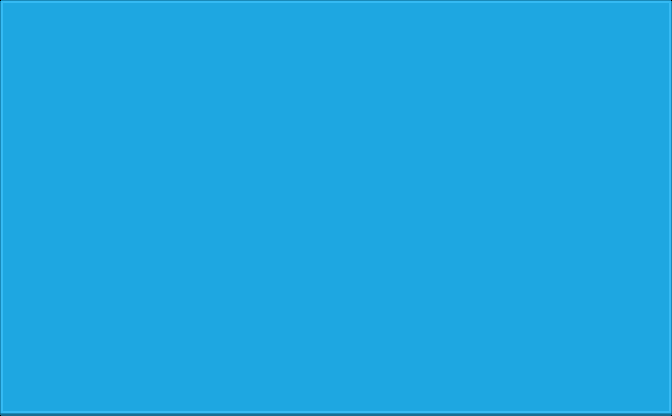

The image is a tile-based game level rendered from a .tmx file. Its description and source (layers, tilesets, objects; grid data summarised) follow:
An orthogonal 42x26 tile map with 16x16 px tiles, 1 tile layer (background), 3 hidden layers not drawn and 14 objects (close, level#0, level#1, level#2, level#3, ...).

<map version="1.5" tiledversion="1.6.0" orientation="orthogonal" renderorder="right-down" width="42" height="26" tilewidth="16" tileheight="16" infinite="0" nextlayerid="15" nextobjectid="26">
 <tileset firstgid="1" name="ui_tilesheet" tilewidth="16" tileheight="16" tilecount="270" columns="30">
  <image source="assets/ui_tilesheet.png" width="480" height="144" />
 </tileset>
 <layer id="3" name="background" width="42" height="26">
  <data>[1092 cells, 1092 non-empty, 9 distinct tile ids]</data>
 </layer>
 <layer id="11" name="levels" width="42" height="26" visible="0">
  <data>[1092 cells, 612 non-empty, 2 distinct tile ids]</data>
 </layer>
 <layer id="12" name="page-number" width="42" height="26" visible="0">
  <data>[1092 cells, 20 non-empty, 1 distinct tile ids]</data>
 </layer>
 <layer id="13" name="test-level" width="42" height="26" visible="0">
  <data>[1092 cells, 160 non-empty, 1 distinct tile ids]</data>
 </layer>
 <objectgroup id="2" name="buttons">
  <object id="10" name="close" x="672" y="0">
   <properties>
    <property name="font-name" value="fonts/Marker Felt.ttf" />
    <property name="font-size" type="float" value="20" />
    <property name="src-disabled" value="" />
    <property name="src-normal" value="ui/assets/red_cross.png" />
    <property name="src-pressed" value="" />
    <property name="title" value="" />
   </properties>
   <point />
  </object>
  <object id="11" name="level#0" x="112" y="144">
   <properties>
    <property name="font-name" value="fonts/Marker Felt.ttf" />
    <property name="font-size" type="float" value="20" />
    <property name="src-disabled" value="" />
    <property name="src-normal" value="ui/assets/button_level.png" />
    <property name="src-pressed" value="" />
    <property name="title" value="1" />
   </properties>
   <point />
  </object>
  <object id="12" name="level#1" x="224" y="144">
   <properties>
    <property name="font-name" value="fonts/Marker Felt.ttf" />
    <property name="font-size" type="float" value="20" />
    <property name="src-disabled" value="" />
    <property name="src-normal" value="ui/assets/button_level.png" />
    <property name="src-pressed" value="" />
    <property name="title" value="2" />
   </properties>
   <point />
  </object>
  <object id="13" name="level#2" x="336" y="144">
   <properties>
    <property name="font-name" value="fonts/Marker Felt.ttf" />
    <property name="font-size" type="float" value="20" />
    <property name="src-disabled" value="" />
    <property name="src-normal" value="ui/assets/button_level.png" />
    <property name="src-pressed" value="" />
    <property name="title" value="3" />
   </properties>
   <point />
  </object>
  <object id="14" name="level#3" x="448" y="144">
   <properties>
    <property name="font-name" value="fonts/Marker Felt.ttf" />
    <property name="font-size" type="float" value="20" />
    <property name="src-disabled" value="" />
    <property name="src-normal" value="ui/assets/button_level.png" />
    <property name="src-pressed" value="" />
    <property name="title" value="4" />
   </properties>
   <point />
  </object>
  <object id="15" name="level#4" x="560" y="144">
   <properties>
    <property name="font-name" value="fonts/Marker Felt.ttf" />
    <property name="font-size" type="float" value="20" />
    <property name="src-disabled" value="" />
    <property name="src-normal" value="ui/assets/button_level.png" />
    <property name="src-pressed" value="" />
    <property name="title" value="5" />
   </properties>
   <point />
  </object>
  <object id="16" name="level#5" x="112" y="256">
   <properties>
    <property name="font-name" value="fonts/Marker Felt.ttf" />
    <property name="font-size" type="float" value="20" />
    <property name="src-disabled" value="" />
    <property name="src-normal" value="ui/assets/button_level.png" />
    <property name="src-pressed" value="" />
    <property name="title" value="6" />
   </properties>
   <point />
  </object>
  <object id="17" name="level#6" x="224" y="256">
   <properties>
    <property name="font-name" value="fonts/Marker Felt.ttf" />
    <property name="font-size" type="float" value="20" />
    <property name="src-disabled" value="" />
    <property name="src-normal" value="ui/assets/button_level.png" />
    <property name="src-pressed" value="" />
    <property name="title" value="7" />
   </properties>
   <point />
  </object>
  <object id="18" name="level#7" x="336" y="256">
   <properties>
    <property name="font-name" value="fonts/Marker Felt.ttf" />
    <property name="font-size" type="float" value="20" />
    <property name="src-disabled" value="" />
    <property name="src-normal" value="ui/assets/button_level.png" />
    <property name="src-pressed" value="" />
    <property name="title" value="8" />
   </properties>
   <point />
  </object>
  <object id="19" name="level#8" x="448" y="256">
   <properties>
    <property name="font-name" value="fonts/Marker Felt.ttf" />
    <property name="font-size" type="float" value="20" />
    <property name="src-disabled" value="" />
    <property name="src-normal" value="ui/assets/button_level.png" />
    <property name="src-pressed" value="" />
    <property name="title" value="9" />
   </properties>
   <point />
  </object>
  <object id="20" name="level#9" x="560" y="256">
   <properties>
    <property name="font-name" value="fonts/Marker Felt.ttf" />
    <property name="font-size" type="float" value="20" />
    <property name="src-disabled" value="" />
    <property name="src-normal" value="ui/assets/button_level.png" />
    <property name="src-pressed" value="" />
    <property name="title" value="10" />
   </properties>
   <point />
  </object>
  <object id="21" name="page#0" x="272" y="352">
   <properties>
    <property name="font-name" value="fonts/Marker Felt.ttf" />
    <property name="font-size" type="float" value="20" />
    <property name="src-disabled" value="" />
    <property name="src-normal" value="ui/assets/button_page.png" />
    <property name="src-pressed" value="" />
    <property name="title" value="1" />
   </properties>
   <point />
  </object>
  <object id="22" name="page#1" x="400" y="352">
   <properties>
    <property name="font-name" value="fonts/Marker Felt.ttf" />
    <property name="font-size" type="float" value="20" />
    <property name="src-disabled" value="" />
    <property name="src-normal" value="ui/assets/button_page.png" />
    <property name="src-pressed" value="" />
    <property name="title" value="2" />
   </properties>
   <point />
  </object>
 </objectgroup>
 <objectgroup id="9" name="texts">
  <object id="9" x="336" y="32">
   <properties>
    <property name="anchor-point-x" type="float" value="0.5" />
    <property name="anchor-point-y" type="float" value="0.5" />
    <property name="color" value="#ffffff" />
    <property name="enableShadow" type="bool" value="true" />
    <property name="font-name" value="fonts/Marker Felt.ttf" />
    <property name="font-size" type="float" value="40" />
    <property name="text" value="Choosing a level" />
   </properties>
   <point />
  </object>
 </objectgroup>
</map>
